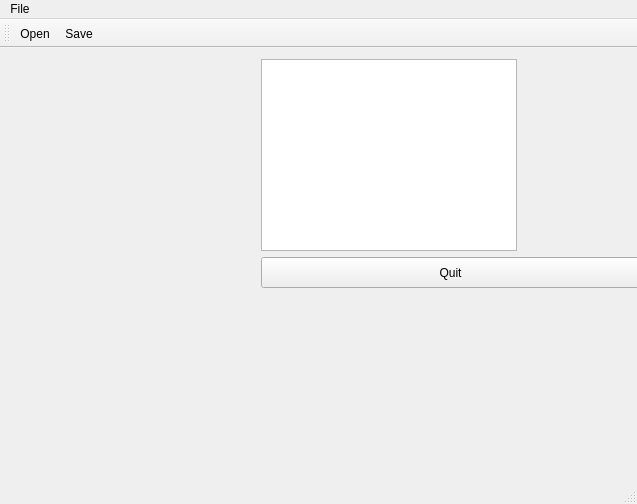
<?xml version="1.0" encoding="UTF-8"?>
<ui version="4.0">
 <class>notepad</class>
 <widget class="QMainWindow" name="notepad">
  <property name="geometry">
   <rect>
    <x>0</x>
    <y>0</y>
    <width>637</width>
    <height>504</height>
   </rect>
  </property>
  <property name="windowTitle">
   <string>notepad</string>
  </property>
  <widget class="QWidget" name="centralWidget">
   <widget class="QWidget" name="">
    <property name="geometry">
     <rect>
      <x>250</x>
      <y>0</y>
      <width>401</width>
      <height>251</height>
     </rect>
    </property>
    <layout class="QVBoxLayout" name="verticalLayout">
     <item>
      <widget class="QTextEdit" name="textEdit">
       <property name="enabled">
        <bool>true</bool>
       </property>
       <property name="sizePolicy">
        <sizepolicy hsizetype="Maximum" vsizetype="Maximum">
         <horstretch>0</horstretch>
         <verstretch>0</verstretch>
        </sizepolicy>
       </property>
       <property name="baseSize">
        <size>
         <width>5</width>
         <height>0</height>
        </size>
       </property>
       <property name="tabChangesFocus">
        <bool>false</bool>
       </property>
       <property name="cursorWidth">
        <number>1</number>
       </property>
      </widget>
     </item>
     <item>
      <widget class="QPushButton" name="quitButton">
       <property name="sizePolicy">
        <sizepolicy hsizetype="Minimum" vsizetype="Preferred">
         <horstretch>0</horstretch>
         <verstretch>0</verstretch>
        </sizepolicy>
       </property>
       <property name="minimumSize">
        <size>
         <width>289</width>
         <height>0</height>
        </size>
       </property>
       <property name="text">
        <string>Quit</string>
       </property>
      </widget>
     </item>
    </layout>
   </widget>
  </widget>
  <widget class="QMenuBar" name="menuBar">
   <property name="geometry">
    <rect>
     <x>0</x>
     <y>0</y>
     <width>637</width>
     <height>23</height>
    </rect>
   </property>
   <widget class="QMenu" name="menuFile">
    <property name="title">
     <string>File</string>
    </property>
    <addaction name="actionOpen"/>
    <addaction name="actionSave"/>
   </widget>
   <addaction name="menuFile"/>
  </widget>
  <widget class="QToolBar" name="mainToolBar">
   <attribute name="toolBarArea">
    <enum>TopToolBarArea</enum>
   </attribute>
   <attribute name="toolBarBreak">
    <bool>false</bool>
   </attribute>
   <addaction name="actionOpen"/>
   <addaction name="actionSave"/>
  </widget>
  <widget class="QStatusBar" name="statusBar"/>
  <action name="actionOpen">
   <property name="text">
    <string>Open</string>
   </property>
   <property name="shortcut">
    <string>Ctrl+N</string>
   </property>
  </action>
  <action name="actionSave">
   <property name="text">
    <string>Save</string>
   </property>
   <property name="shortcut">
    <string>Ctrl+S</string>
   </property>
  </action>
 </widget>
 <layoutdefault spacing="6" margin="11"/>
 <resources/>
 <connections/>
</ui>
